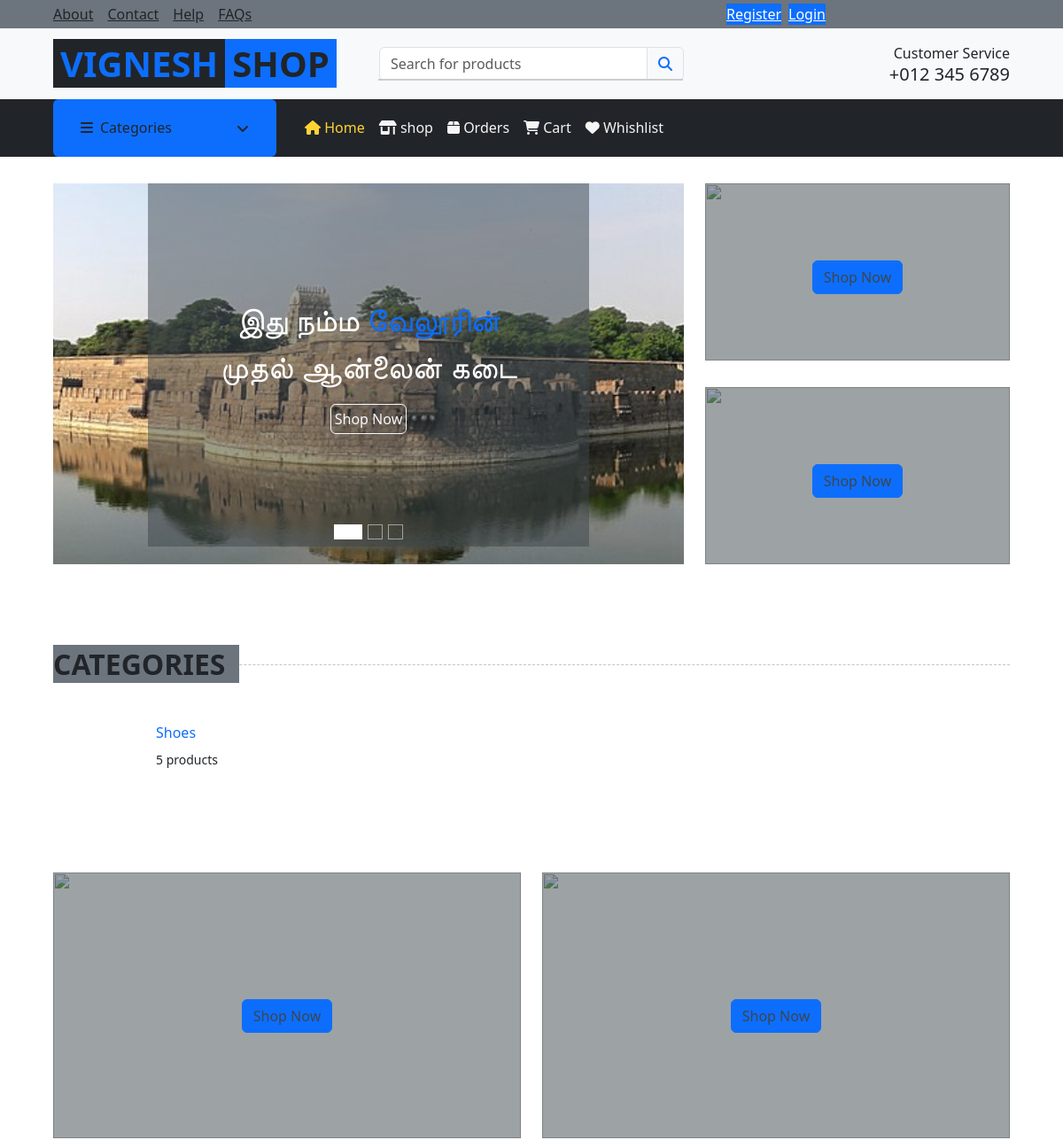
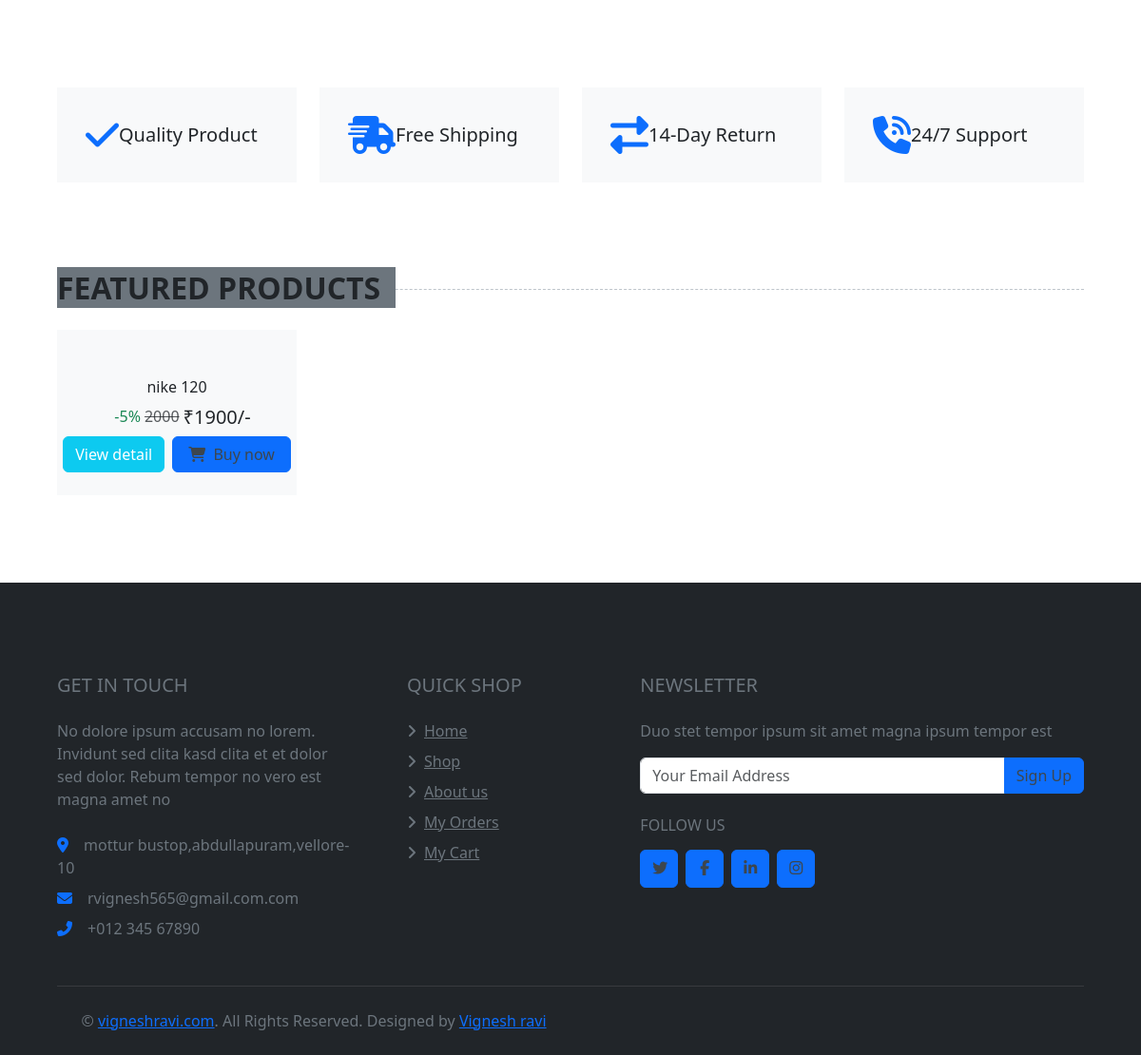
The app's page /, older data (2 pictures, top to bottom).
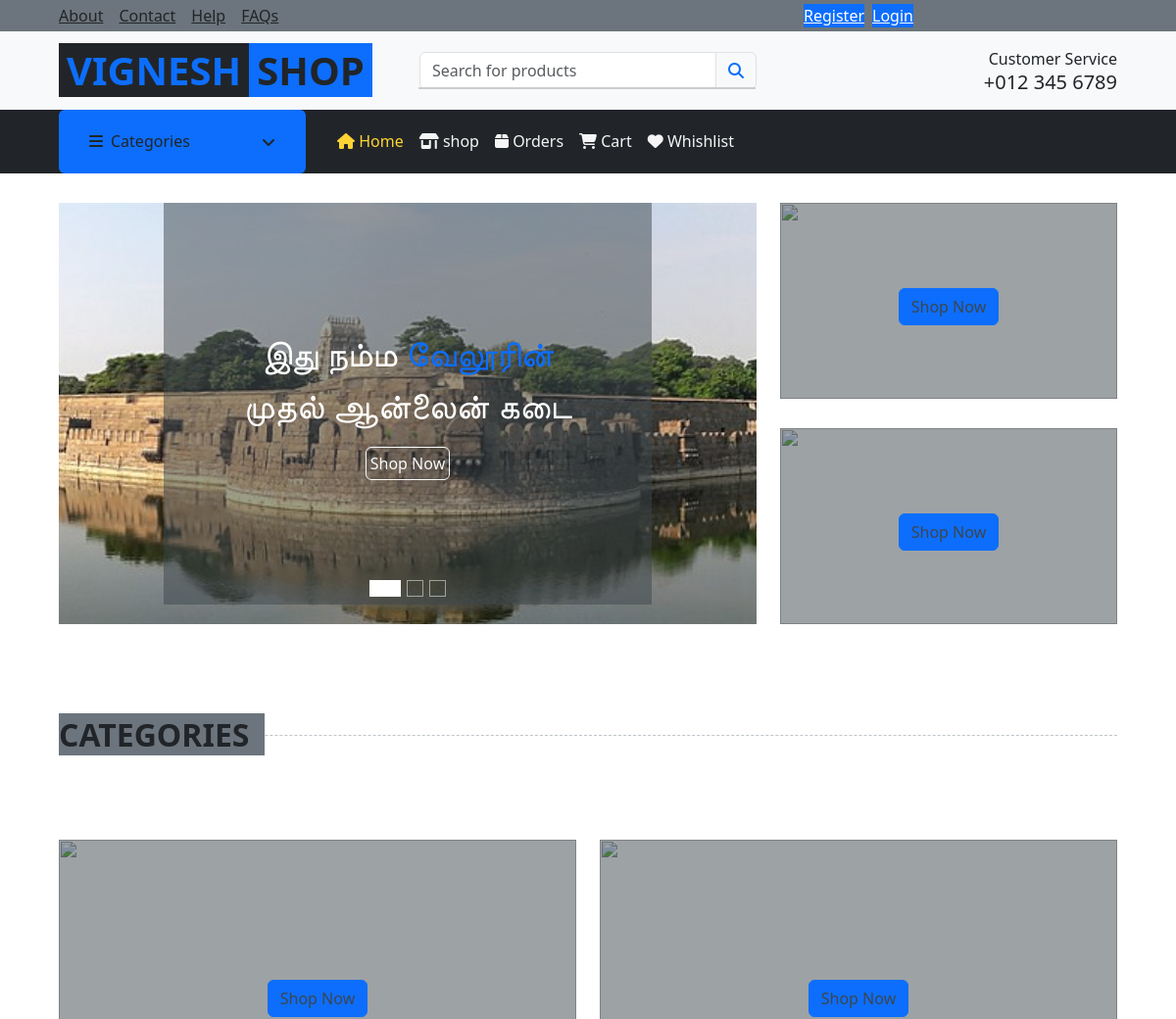
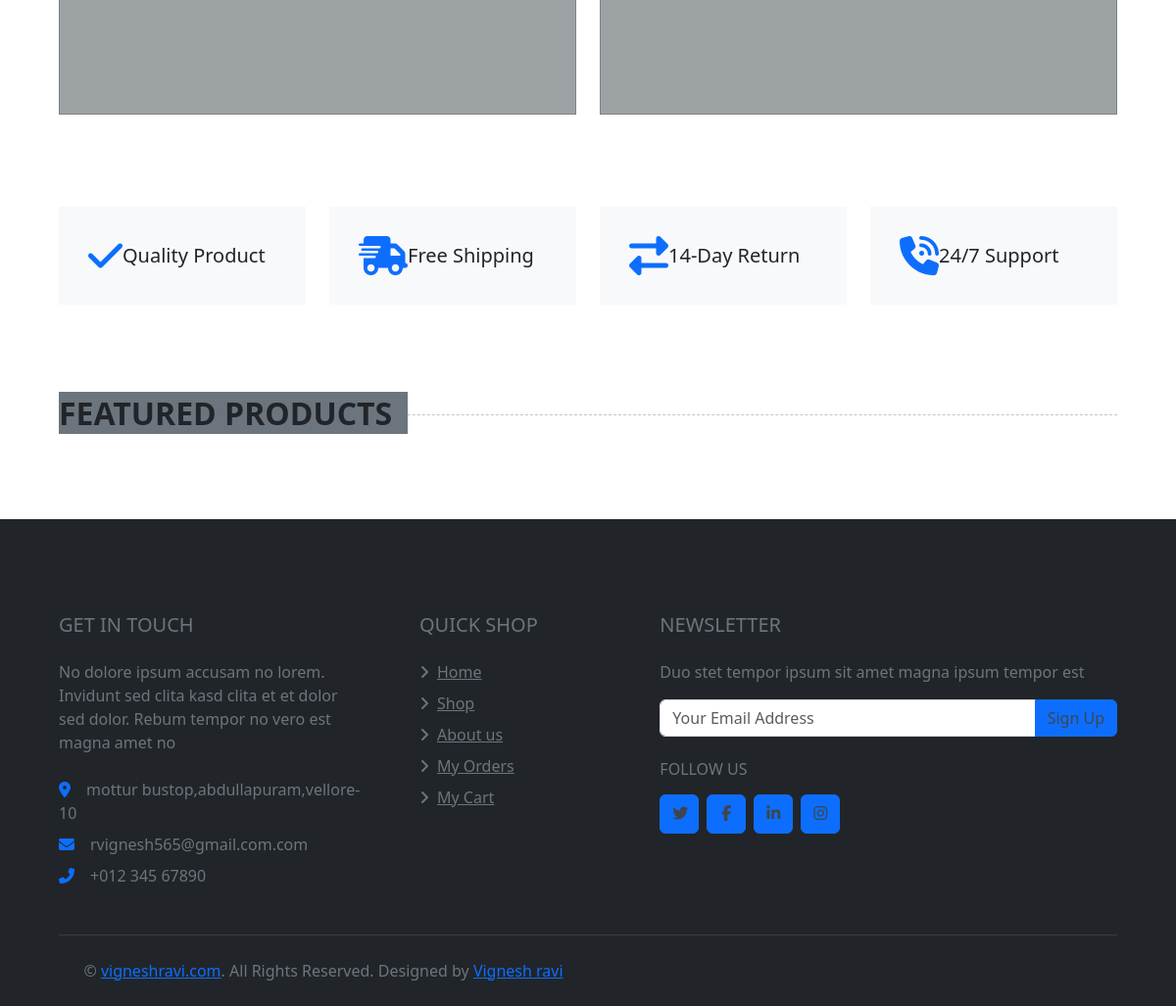
The same page, newer data (2 pictures, top to bottom).
### app/models.py (models this page shows, shortened)
class Category(models.Model):
    name = models.CharField(max_length=100)
    description = models.TextField()
    image = models.ImageField(upload_to='categories/')
    product_count = models.IntegerField(default=0)
    subcategory_count = models.IntegerField(default=0)
    created_at = models.DateTimeField(auto_now_add=True)
    updated_at = models.DateTimeField(auto_now=True)

class Product(models.Model):
    name = models.CharField(max_length=100)
    description = models.TextField()
    specification = RichTextField(blank=True, null=True)
    information = RichTextField(blank=True, null=True)
    discount = models.IntegerField()
    stock = models.IntegerField()
    price = models.IntegerField()
    discounted_price = models.IntegerField(blank=True, null=True)
    image = models.ImageField(upload_to='products/')
    category = models.ForeignKey(Category, on_delete=models.CASCADE)
    subcategory = models.ForeignKey(SubCategory, on_delete=models.CASCADE, null=True, blank=True)
    featured = models.BooleanField(default=False)
    created_at = models.DateTimeField(auto_now_add=True)
    updated_at = models.DateTimeField(auto_now=True)

### app/views.py (the view)
# urls.py: path('', views.index, name='index'),
def index(request):
    categories = Category.objects.all()
    slider = Slider.objects.all()
    featured_product = Product.objects.filter(featured=True)
    try:
        ad1 = Advertisment.objects.get(id=1)
        ad2 = Advertisment.objects.get(id=2)
        ad3 = Advertisment.objects.get(id=3)
        ad4 = Advertisment.objects.get(id=4)
        return render(request, 'pages/index.html',{"categories":categories,"slider":slider,"featured_product":featured_product,'ad1':ad1,'ad2':ad2,'ad3':ad3,'ad4':ad4})
    except :
        return render(request, 'pages/index.html',{"categories":categories,"slider":slider,"featured_product":featured_product})

### templates/pages/index.html (shortened to what this page needs)
{% extends 'base/base.html' %}
{% block content %}
{% include 'inc/slider.html' %}
{% include 'inc/categories.html' %}
{% include 'inc/offers.html' %}
{% include 'inc/features.html' %}
{% include 'inc/featuredproduct.html' %}
{% endblock content %}

### templates/inc/categories.html (shortened to what this page needs)
<div class="container-fluid pt-5">
    <h2 class="section-title position-relative text-uppercase mx-xl-5 mb-4"><span class="bg-secondary pr-3">Categories</span></h2>
    <div class="row px-xl-5 pb-3">
        {% for item in categories %}
        <div class="col-lg-3 col-md-4 col-sm-6 pb-1">
            <a class="text-decoration-none" href="{% url 'shop' item.name %}">
                <div class="cat-item d-flex align-items-center mb-4">
                    <div class="overflow-hidden" style="width: 100px; height: 100px;">
                    </div>
                    <div class="flex-fill pl-3">
                        <h6>{{item.name}}</h6>
                        <small class="text-body">{{item.product_count}} products</small>
                    </div>
                </div>
            </a>
        </div>
        {% endfor %}
    </div>
</div>

### templates/inc/featuredproduct.html (shortened to what this page needs)
    <div class="container-fluid pt-5 pb-3" id="feature">
        <h2 class="section-title position-relative text-uppercase mx-xl-5 mb-4"><span class="bg-secondary pr-3">Featured Products</span></h2>
        <div class="row px-xl-5">
            {% for item in featured_product %}
            <div class="col-lg-3 col-md-4 col-sm-6 pb-1">
                <div class="product-item bg-light mb-4">
                    <div class="product-img position-relative overflow-hidden">
                        <div class="product-action">
                        </div>
                    </div>
                    <div class="text-center py-4">
                        <a class="h6 text-decoration-none text-truncate" href="">{{item.name}}</a>
                        <div class="d-flex align-items-center justify-content-center mt-2">
                           <h6 class="text-muted ml-2"><span class="text-success ms-1"> -{{item.discount}}%</span><del class="mx-1">{{item.price}}</del></h6>
                           <h5>&#8377;{{item.discounted_price}}/-</h5>
                        </div>
                        <div class='d-flex justify-content-center'>
                            <a href="{% url 'productdetial' item.id %}" class='mx-1'><button class="btn btn-info text-white">View detail</button></a>
                            <form method="post" action="{% url 'add_to_cart' item.id %}" class='mx-1'>
                                <button type="submit" class="btn btn-primary px-3"><i class="fa fa-shopping-cart mr-1"></i> Buy now</button>
                            </form>
                        </div>
                    </div>
                </div>
            </div>
            {% endfor %}
        </div>
    </div>

Row changes from the older to the newer data that the page shows:
removed Category: name "Shoes", product_count "5"
removed Product: name "nike 120", discount "5", price "2000", discounted_price "1900"
